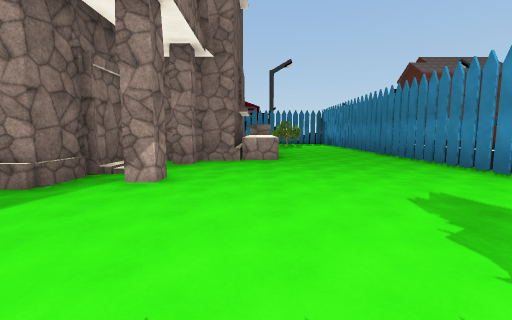
view 1 (above)

16 first-person views from a walk through a Unity game level. The camera is 1.5 m above the floor, tilts 6° down and sees 90° across. Doors are open. The floor is counted in squares, 2 m on a side. Each view is taken from the middle of a square. On the plan, view 1 faces up. The plan holds only what a view shows up to about 9 squares ahead; the rest is blank. The place goes on beyond the plan. Some surface patterns are stand-ins.

view 2
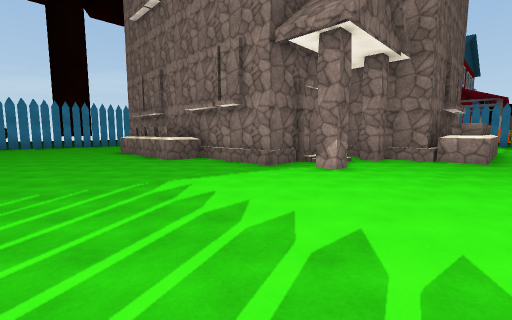

view 3
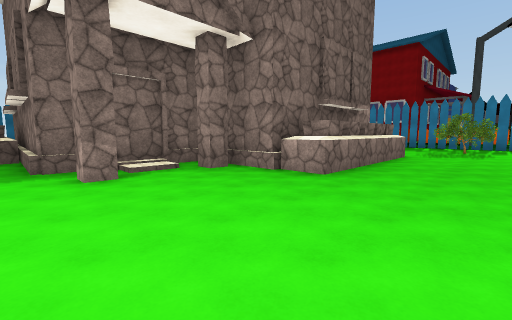

view 4
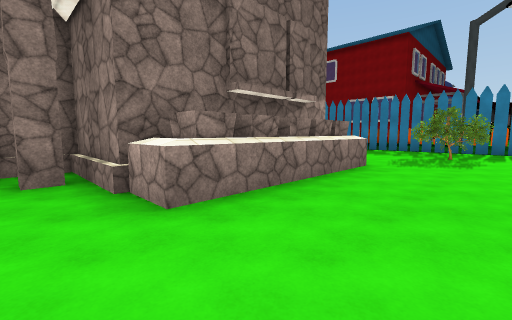

view 5
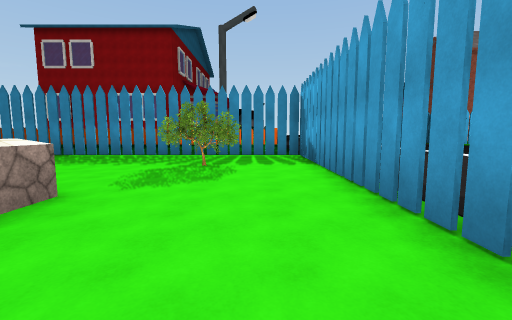

view 6
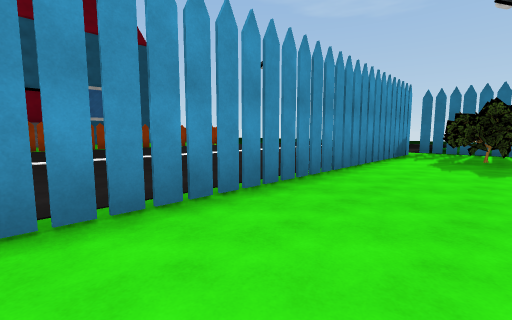

view 7
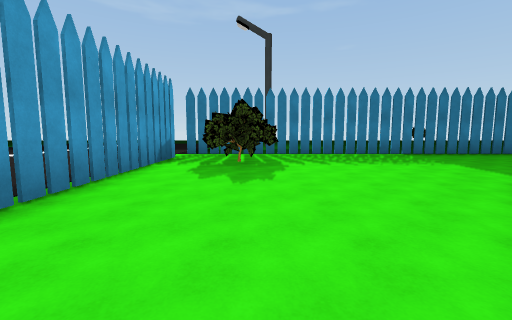

view 8
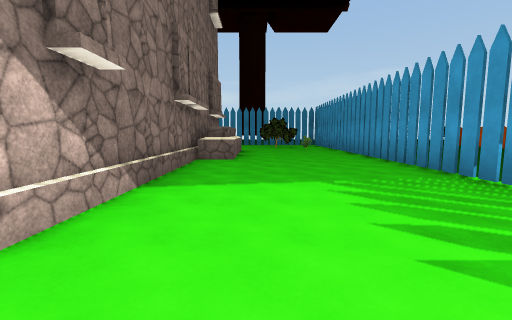

view 9
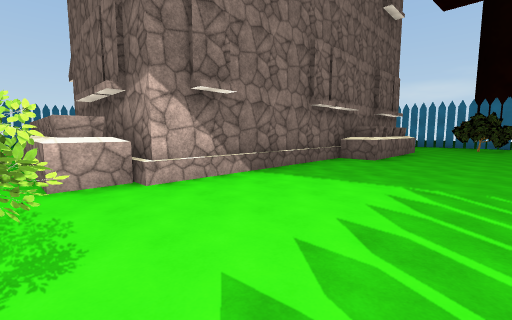

view 10
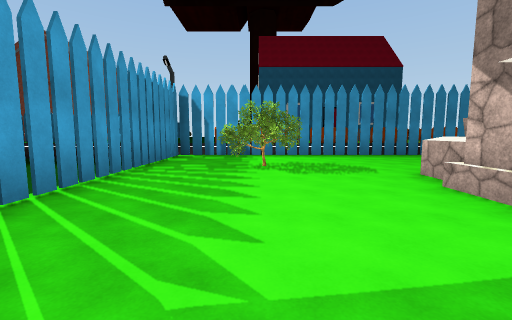

view 11
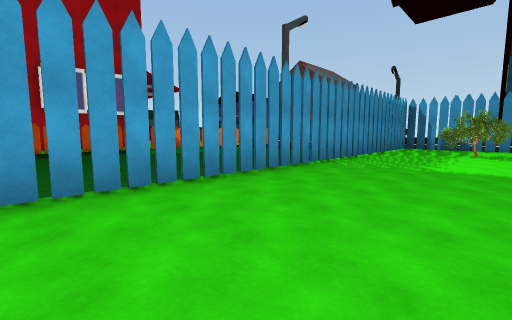

view 12
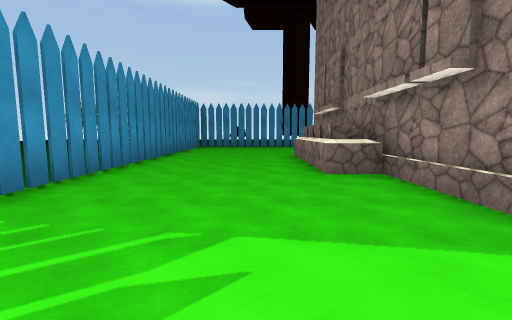

view 13
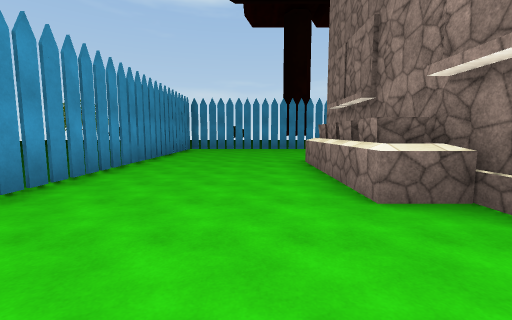

view 14
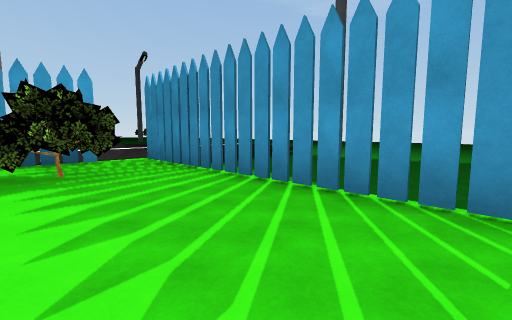

view 15
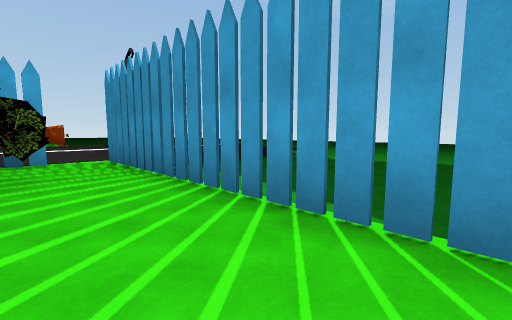

view 16
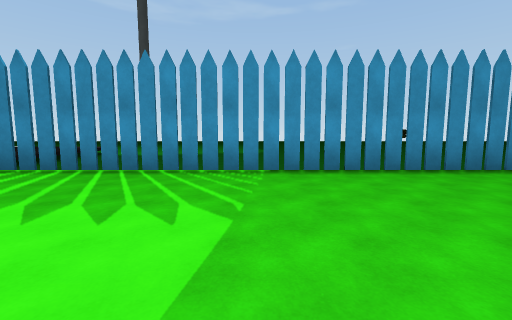

### Floor plan
Key: @ floor where view 1 was taken; # wall or solid block; . floor; D open door; ^ raised ledge; v drop or lower ground; T thing the floor can be seen under or through; R tree.
Columns run from 9 left of view 1 to 12 right of it. Each row starts with its distance up from view 1.
 20 vvvvvv    vvv
 19           v
 18 #############v
 17 .............#.
 16 ...........R.#.
 15 ..........RR.#. .
 14 ...........R.#...
 13 ###..........#...
 12  #########...#..
 11         ##...#.
 10         ##...T.
  9         ##...T.....
  8         ##...T........
  7       ###^...T........
  6       ##.....T......
  5       #......T......
  4   ######.....T.....
  3 ####.........T...
  2 .............T...
  1 ...........##T....
  0 .........@.##T....
 -1 .............DD...
 -2 #############DD...
 -3       vvvvv
 -4 v vv  vvvvvvv
 -5 vvvvvvvvvvvvvv

Where each view was taken, in squares from view 1:
view 1: 0 up, 0 right, facing up
view 2: 1 down, 1 right, facing up-left
view 3: 3 up, 3 right, facing up-left
view 4: 6 up, 3 right, facing up-left
view 5: 9 up, 3 right, facing up
view 6: 9 up, 2 right, facing down-right
view 7: 7 up, 2 right, facing down
view 8: 14 up, 1 right, facing left
view 9: 16 up, 1 right, facing down-left
view 10: 15 up, 4 left, facing right
view 11: 14 up, 9 left, facing up-right
view 12: 1 up, 1 left, facing left
view 13: 1 up, 3 left, facing left
view 14: 1 up, 3 left, facing down-right
view 15: 0 up, 3 left, facing down-right
view 16: 3 up, 3 left, facing down
